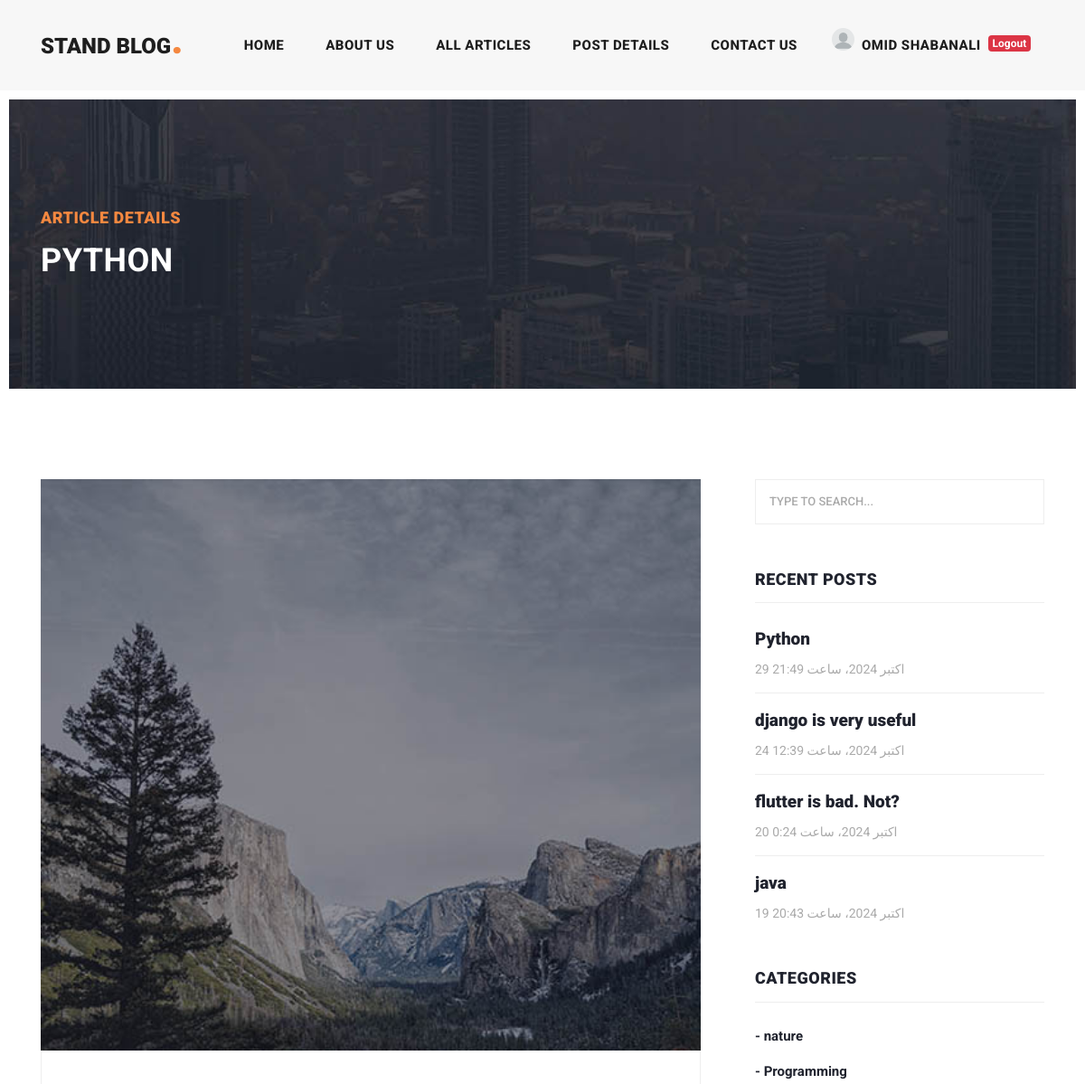
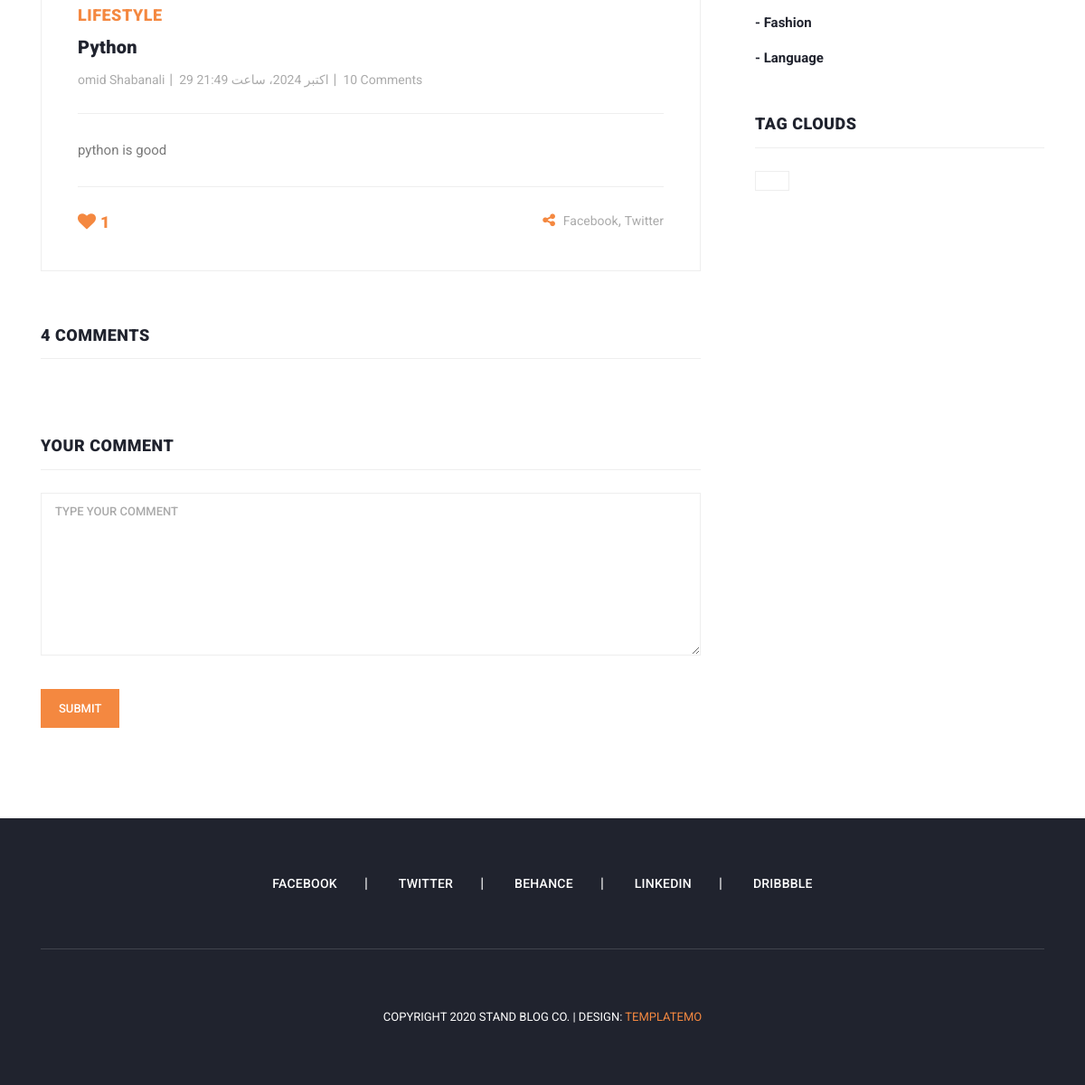
Page /articles/detail/python (signed in) on the committed database (2 pictures, top to bottom).
### blog/models.py (models this page shows, shortened)
class Article(models.Model):
    CHOICES = (
        ('A', 'پایتون'),
        ('B', 'جنگو')
    )
    author = models.ForeignKey(User, on_delete=models.CASCADE, related_name='articles', verbose_name="نویسنده مقاله")
    category = models.ManyToManyField(Category, related_name='articles', verbose_name="دسته بندی")
    title = models.CharField(max_length=70, verbose_name="عنوان")
    body = models.TextField()
    image = models.ImageField(upload_to='images/articles', blank=True, null=True)
    created = models.DateTimeField(auto_now_add=True)
    updated = models.DateTimeField(auto_now=True)
    myfile = models.FileField(upload_to='test', null=True)
    status = models.BooleanField(default=True)
    published = models.BooleanField(default=True)
    pub_date = models.DateTimeField(default=timezone.now())
    objects = models.Manager()
    custom_manager = ArticleManager()
    slug = models.SlugField(blank=True, unique=True)
    class Meta:
        ordering = ('-created',)
        verbose_name = "مقاله"
        verbose_name_plural = "مقالات"

class Category(models.Model):
    title = models.CharField(max_length=100, verbose_name="عنوان")
    created = models.DateTimeField(auto_now_add=True)
    class Meta:
        verbose_name = "دسته بندی"
        verbose_name_plural = "دسته بندی ها"

### blog/views.py (the view)
# urls.py: path('detail/<slug:slug>', views.ArticleDetailView.as_view(), name='article_detail'),
class ArticleDetailView(DetailView):
    model = Article
    def get_context_data(self, **kwargs):
        context = super().get_context_data(**kwargs)
        if self.request.user.likes.filter(article__slug=self.object.slug, user_id=self.request.user.id).exists():
            context['is_liked'] = True
        else:
            context['is_liked'] = False
        return context

### context_processors/context_processors.py (called while the page is built)
def recent_articles(request):
    recent_articles = Article.objects.order_by('-created')
    categories = Category.objects.all()
    return {'recent_articles': recent_articles, 'categories':categories}

### home/templatetags/my_template_tags.py (called while the page is built)
@register.inclusion_tag('home/result.html')
def show_result(queryset):
    return {'objects': queryset}

### blog/templates/blog/article_detail.html (shortened to what this page needs)
{% extends 'base.html' %}
{% load static %}
{% block content %}
    <div class="heading-page header-text">
        <section class="page-heading">
            <div class="container">
                <div class="row">
                    <div class="col-lg-12">
                        <div class="text-content">
                            <h4>Article Details</h4>
                            <h2>{{ article.title }}</h2>
                        </div>
                    </div>
                </div>
            </div>
        </section>
    </div>
    <section class="blog-posts grid-system">
        <div class="container">
            <div class="row">
                <div class="col-lg-8">
                    <div class="all-blog-posts">
                        <div class="row">
                            <div class="col-lg-12">
                                <div class="blog-post">
                                    <div class="blog-thumb">
                                        <img src="{{ object.image.url }}" alt="">
                                    </div>
                                    <div class="down-content">
                                        <span>Lifestyle</span>
                                        <a href="post-details.html"><h4>{{ article.title }} {{ name }}</h4></a>
                                        <ul class="post-info">
                                            <li><a href="#">{{ article.author.get_full_name }}</a></li>
                                            <li><a href="#">{{ article.created }}</a></li>
                                            <li><a href="#">10 Comments</a></li>
                                        </ul>
                                        <p>{{ article.body }}</p>
                                        <div class="post-options">
                                            <div class="row">
                                                <div class="col-6">
                                                    <ul class="post-tags">
                                                        {% if is_liked %}
                                                        <li><a onclick="like('{{ article.slug }}', '{{ article.id }}')"><i id="like" style="font-size: 20px" class="fa fa-heart"></i><span id="count">{{ article.likes.all.count }}</span></a></li>
                                                        {% endif %}
                                                    </ul>
                                                </div>
                                                <div class="col-6">
                                                    <ul class="post-share">
                                                        <li><i class="fa fa-share-alt"></i></li>
                                                        <li><a href="#">Facebook</a>,</li>
                                                        <li><a href="#"> Twitter</a></li>
                                                    </ul>
                                                </div>
                                            </div>
                                        </div>
                                    </div>
                                </div>
                            </div>
                            <div class="col-lg-12">
                                <div class="sidebar-item comments">
                                    <div class="sidebar-heading">
                                        <h2>4 comments</h2>
                                    </div>
                                </div>
                            </div>
                            {% if request.user.is_authenticated %}
                                <div class="col-lg-12">
                                    <div class="sidebar-item submit-comment">
                                        <div class="sidebar-heading">
                                            <h2 id="hi">Your comment</h2>
                                        </div>
                                        <div class="content">
                                            <form id="comment" action="#" method="post">
                                                <div class="row">
                                                    <div class="col-lg-12">
                                                        <fieldset>
                                                        <textarea name="body" rows="6" id="body"
                                                                  placeholder="Type your comment"
                                                                  required=""></textarea>
                                                        </fieldset>
                                                    </div>
                                                    <div class="col-lg-12">
                                                        <fieldset>
                                                            <button type="submit" id="form-submit" class="main-button">
                                                                Submit
                                                            </button>
                                                        </fieldset>
                                                    </div>
                                                </div>
                                            </form>
                                        </div>
                                    </div>
                                </div>
                            {% else %}
                                <a class="btn btn-danger" href="{% url "account:login" %}">for sending comment, please
                                    login</a>
                            {% endif %}
                        </div>
                    </div>
                </div>
                {% include "includes/sidebar.html" %}
            </div>
        </div>
    </section>
{% endblock %}

### templates/includes/header.html (shortened to what this page needs)
{% load static %}
<header class="">
    <nav class="navbar navbar-expand-lg">
        <div class="container">
            <a class="navbar-brand" href="{% url 'home_app:home' %}"><h2>Stand Blog<em>.</em></h2></a>
            <div class="collapse navbar-collapse" id="navbarResponsive">
                <ul class="navbar-nav ml-auto">
                    <li class="nav-item {% if request.resolver_match.url_name == 'home' %}active{% endif %}">
                        <a class="nav-link" href="{% url "home_app:home" %}">Home
                        </a>
                    </li>
                    <li class="nav-item">
                        <a class="nav-link" href="about.html">About Us</a>
                    </li>
                    <li class="nav-item {% if request.resolver_match.url_name == 'article_list' %}active{% endif %}">
                        <a class="nav-link" href="{% url "blog:article_list" %}">All Articles</a>
                    </li>
                    <li class="nav-item">
                        <a class="nav-link" href="post-details.html">Post Details</a>
                    </li>
                    <li class="nav-item">
                        <a class="nav-link" href="{% url 'blog:contact_us' %}">Contact Us</a>
                    </li>
                    <li class="nav-item">
                        {% if request.user.is_authenticated %}
                            <div class="d-flex">
                                {% if request.user.first_name %}
                                    {% if user.profile.image %}
                                        <span><img src="{{ user.profile.image.url }}" width="25px" height="25px"
                                                   style="border-radius: 100%" alt=""></span>
                                    {% else %}
                                        <span><img src="{% static 'images/icons/index.png' %}" width="25px"
                                                   height="25px" style="border-radius: 100%" alt=""></span>
                                    {% endif %}
                                    <a class="nav-link"
                                       href="">{{ request.user.first_name }} {{ request.user.last_name }}</a>
                                {% else %}
                                    <a class="nav-link" href="">{{ request.user.username }}</a>
                                {% endif %}
                                <a href="{% url 'account:logout' %}"><span class="badge badge-danger mt-2">Logout</span></a>
                            </div>
                        {% else %}
                            <div class="d-flex">
                                <a class="nav-link" href="{% url 'account:login' %}">Login</a><span
                                    class="mt-2">/</span>
                                <a class="nav-link" href="{% url 'account:register' %}">Register</a>
                            </div>
                        {% endif %}
                    </li>
                </ul>
            </div>
        </div>
    </nav>
</header>

### templates/includes/sidebar.html
{% load my_template_tags %}
<div class="col-lg-4">
    <div class="sidebar">
        <div class="row">
            <div class="col-lg-12">
                <div class="sidebar-item search">
                    <form id="search_form" name="gs" method="GET" action="{% url "blog:search_articles" %}">
                        <input type="text" name="q" class="searchText" placeholder="type to search..."
                               autocomplete="on">
                    </form>
                </div>
            </div>
            <div class="col-lg-12">
                <div class="sidebar-item recent-posts">
                    <div class="sidebar-heading">
                        <h2>Recent Posts</h2>
                    </div>
                    <div class="content">
                        <ul>
                            {% show_result recent_articles %}
                        </ul>
                    </div>
                </div>
            </div>
            <div class="col-lg-12">
                <div class="sidebar-item categories">
                    <div class="sidebar-heading">
                        <h2>Categories</h2>
                    </div>
                    <div class="content">
                        <ul>
                            {% for cat in categories %}
                                <li><a href="{% url "blog:category_detail" cat.id %}">- {{ cat.title }}</a></li>
                            {% endfor %}
                        </ul>
                    </div>
                </div>
            </div>
            <div class="col-lg-12">
                <div class="sidebar-item tags">
                    <div class="sidebar-heading">
                        <h2>Tag Clouds</h2>
                    </div>
                    <div class="content">
                        <ul>
                            <li><a href="#">{{ name }}</a></li>
                        </ul>
                    </div>
                </div>
            </div>
        </div>
    </div>
</div>

### home/templates/home/result.html
{% for article in objects %}
    <li><a href="post-details.html">
    <h5>{{ article.title }}</h5>
    <span>{{ article.created }}</span>
    </a></li>
{% endfor %}

### rows in the picture
Article: title "PYTHON", image (picture), title "Python", author.get_full_name "omid Shabanali", created "29 اکتبر 2024، ساعت 21:49", body "python is good", likes.all.count "1"
Article: title "django is very useful", created "24 اکتبر 2024، ساعت 12:39"
Article: title "flutter is bad. Not?", created "20 اکتبر 2024، ساعت 0:24"
Article: title "java", created "19 اکتبر 2024، ساعت 20:43"
Category: title "nature"
Category: title "Programming"
Category: title "Fashion"
Category: title "Language"

### other values in the picture
{{ request.user.first_name }} "OMID"
{{ request.user.last_name }} "SHABANALI"
